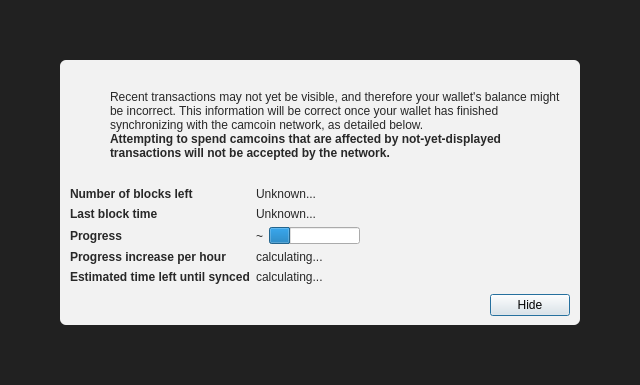
<?xml version="1.0" encoding="UTF-8"?>
<ui version="4.0">
 <class>ModalOverlay</class>
 <widget class="ModalOverlay" name="ModalOverlay">
  <property name="geometry">
   <rect>
    <x>0</x>
    <y>0</y>
    <width>640</width>
    <height>385</height>
   </rect>
  </property>
  <property name="windowTitle">
   <string>Form</string>
  </property>
  <layout class="QVBoxLayout" name="verticalLayout" stretch="0">
   <property name="sizeConstraint">
    <enum>QLayout::SetDefaultConstraint</enum>
   </property>
   <property name="leftMargin">
    <number>0</number>
   </property>
   <property name="topMargin">
    <number>0</number>
   </property>
   <property name="rightMargin">
    <number>0</number>
   </property>
   <property name="bottomMargin">
    <number>0</number>
   </property>
   <item>
    <widget class="QWidget" name="bgWidget" native="true">
     <property name="styleSheet">
      <string notr="true">#bgWidget { background: rgba(0,0,0,220); }</string>
     </property>
     <layout class="QVBoxLayout" name="verticalLayoutMain" stretch="1">
      <property name="leftMargin">
       <number>60</number>
      </property>
      <property name="topMargin">
       <number>60</number>
      </property>
      <property name="rightMargin">
       <number>60</number>
      </property>
      <property name="bottomMargin">
       <number>60</number>
      </property>
      <item>
       <widget class="QWidget" name="contentWidget" native="true">
        <property name="styleSheet">
         <string notr="true">#contentWidget { background: rgba(255,255,255,240); border-radius: 6px; }

QLabel { color: rgb(40,40,40);  }</string>
        </property>
        <layout class="QVBoxLayout" name="verticalLayoutSub" stretch="1,0,0,0">
         <property name="spacing">
          <number>0</number>
         </property>
         <property name="leftMargin">
          <number>10</number>
         </property>
         <property name="topMargin">
          <number>10</number>
         </property>
         <property name="rightMargin">
          <number>10</number>
         </property>
         <property name="bottomMargin">
          <number>10</number>
         </property>
         <item>
          <layout class="QHBoxLayout" name="horizontalLayoutIconText" stretch="0,1">
           <property name="topMargin">
            <number>20</number>
           </property>
           <item>
            <layout class="QVBoxLayout" name="verticalLayoutIcon">
             <property name="leftMargin">
              <number>0</number>
             </property>
             <item>
              <widget class="QPushButton" name="warningIcon">
               <property name="enabled">
                <bool>false</bool>
               </property>
               <property name="text">
                <string/>
               </property>
               <property name="icon">
                <iconset>
                 <normaloff>:/icons/warning</normaloff>
                 <disabledoff>:/icons/warning</disabledoff>:/icons/warning</iconset>
               </property>
               <property name="iconSize">
                <size>
                 <width>48</width>
                 <height>48</height>
                </size>
               </property>
               <property name="flat">
                <bool>true</bool>
               </property>
              </widget>
             </item>
             <item>
              <spacer name="verticalSpacerWarningIcon">
               <property name="orientation">
                <enum>Qt::Vertical</enum>
               </property>
               <property name="sizeHint" stdset="0">
                <size>
                 <width>20</width>
                 <height>40</height>
                </size>
               </property>
              </spacer>
             </item>
            </layout>
           </item>
           <item>
            <layout class="QVBoxLayout" name="verticalLayoutInfoText">
             <property name="leftMargin">
              <number>0</number>
             </property>
             <property name="topMargin">
              <number>0</number>
             </property>
             <item>
              <widget class="QLabel" name="infoText">
               <property name="text">
                <string>Recent transactions may not yet be visible, and therefore your wallet's balance might be incorrect. This information will be correct once your wallet has finished synchronizing with the camcoin network, as detailed below.</string>
               </property>
               <property name="textFormat">
                <enum>Qt::RichText</enum>
               </property>
               <property name="wordWrap">
                <bool>true</bool>
               </property>
              </widget>
             </item>
             <item>
              <widget class="QLabel" name="infoTextStrong">
               <property name="font">
                <font>
                 <weight>75</weight>
                 <bold>true</bold>
                </font>
               </property>
               <property name="text">
                <string>Attempting to spend camcoins that are affected by not-yet-displayed transactions will not be accepted by the network.</string>
               </property>
               <property name="textFormat">
                <enum>Qt::RichText</enum>
               </property>
               <property name="wordWrap">
                <bool>true</bool>
               </property>
              </widget>
             </item>
             <item>
              <spacer name="verticalSpacerInTextSpace">
               <property name="orientation">
                <enum>Qt::Vertical</enum>
               </property>
               <property name="sizeHint" stdset="0">
                <size>
                 <width>20</width>
                 <height>40</height>
                </size>
               </property>
              </spacer>
             </item>
            </layout>
           </item>
          </layout>
         </item>
         <item>
          <spacer name="verticalSpacerAfterText">
           <property name="orientation">
            <enum>Qt::Vertical</enum>
           </property>
           <property name="sizeHint" stdset="0">
            <size>
             <width>20</width>
             <height>40</height>
            </size>
           </property>
          </spacer>
         </item>
         <item>
          <layout class="QFormLayout" name="formLayout">
           <property name="fieldGrowthPolicy">
            <enum>QFormLayout::FieldsStayAtSizeHint</enum>
           </property>
           <property name="horizontalSpacing">
            <number>6</number>
           </property>
           <property name="verticalSpacing">
            <number>6</number>
           </property>
           <property name="topMargin">
            <number>10</number>
           </property>
           <item row="0" column="0">
            <widget class="QLabel" name="labelNumberOfBlocksLeft">
             <property name="font">
              <font>
               <weight>75</weight>
               <bold>true</bold>
              </font>
             </property>
             <property name="text">
              <string>Number of blocks left</string>
             </property>
            </widget>
           </item>
           <item row="0" column="1">
            <widget class="QLabel" name="numberOfBlocksLeft">
             <property name="text">
              <string>Unknown...</string>
             </property>
            </widget>
           </item>
           <item row="1" column="0">
            <widget class="QLabel" name="labelLastBlockTime">
             <property name="font">
              <font>
               <weight>75</weight>
               <bold>true</bold>
              </font>
             </property>
             <property name="text">
              <string>Last block time</string>
             </property>
            </widget>
           </item>
           <item row="1" column="1">
            <widget class="QLabel" name="newestBlockDate">
             <property name="sizePolicy">
              <sizepolicy hsizetype="Maximum" vsizetype="Preferred">
               <horstretch>0</horstretch>
               <verstretch>0</verstretch>
              </sizepolicy>
             </property>
             <property name="text">
              <string>Unknown...</string>
             </property>
            </widget>
           </item>
           <item row="2" column="0">
            <widget class="QLabel" name="labelSyncDone">
             <property name="font">
              <font>
               <weight>75</weight>
               <bold>true</bold>
              </font>
             </property>
             <property name="text">
              <string>Progress</string>
             </property>
            </widget>
           </item>
           <item row="2" column="1">
            <layout class="QHBoxLayout" name="horizontalLayoutSync" stretch="0,1">
             <item>
              <widget class="QLabel" name="percentageProgress">
               <property name="text">
                <string notr="true">~</string>
               </property>
              </widget>
             </item>
             <item>
              <widget class="QProgressBar" name="progressBar">
               <property name="value">
                <number>24</number>
               </property>
               <property name="format">
                <string/>
               </property>
              </widget>
             </item>
            </layout>
           </item>
           <item row="4" column="0">
            <widget class="QLabel" name="labelProgressIncrease">
             <property name="font">
              <font>
               <weight>75</weight>
               <bold>true</bold>
              </font>
             </property>
             <property name="text">
              <string>Progress increase per hour</string>
             </property>
            </widget>
           </item>
           <item row="4" column="1">
            <widget class="QLabel" name="progressIncreasePerH">
             <property name="text">
              <string>calculating...</string>
             </property>
            </widget>
           </item>
           <item row="5" column="0">
            <widget class="QLabel" name="labelEstimatedTimeLeft">
             <property name="font">
              <font>
               <weight>75</weight>
               <bold>true</bold>
              </font>
             </property>
             <property name="text">
              <string>Estimated time left until synced</string>
             </property>
            </widget>
           </item>
           <item row="5" column="1">
            <widget class="QLabel" name="expectedTimeLeft">
             <property name="text">
              <string>calculating...</string>
             </property>
            </widget>
           </item>
          </layout>
         </item>
         <item>
          <layout class="QHBoxLayout" name="horizontalLayoutButtons">
           <property name="leftMargin">
            <number>10</number>
           </property>
           <property name="topMargin">
            <number>10</number>
           </property>
           <item>
            <spacer name="horizontalSpacer">
             <property name="orientation">
              <enum>Qt::Horizontal</enum>
             </property>
             <property name="sizeHint" stdset="0">
              <size>
               <width>40</width>
               <height>20</height>
              </size>
             </property>
            </spacer>
           </item>
           <item>
            <widget class="QPushButton" name="closeButton">
             <property name="text">
              <string>Hide</string>
             </property>
             <property name="focusPolicy">
              <enum>Qt::StrongFocus</enum>
             </property>
             <property name="default">
              <bool>true</bool>
             </property>
            </widget>
           </item>
          </layout>
         </item>
        </layout>
       </widget>
      </item>
     </layout>
    </widget>
   </item>
  </layout>
 </widget>
 <customwidgets>
  <customwidget>
   <class>ModalOverlay</class>
   <extends>QWidget</extends>
   <header>qt/modaloverlay.h</header>
   <container>1</container>
  </customwidget>
 </customwidgets>
 <resources/>
 <connections/>
</ui>
